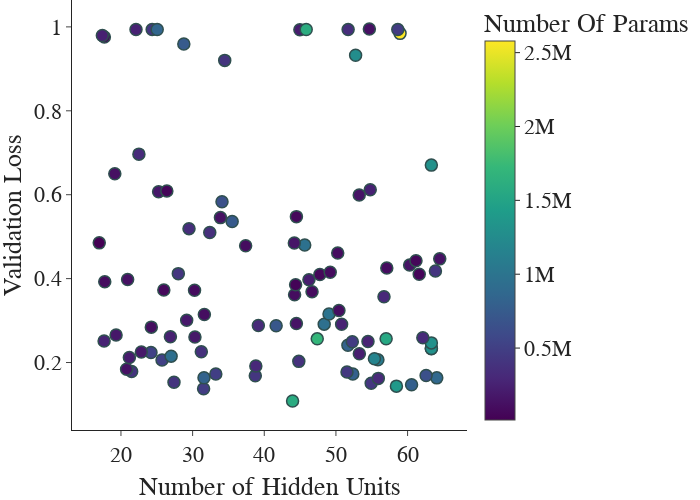

The notebook cell this image was saved under:
### Code cell
fig = px.scatter(data, x="Hidden Units", y="Val Loss", color="Number Of Params")
fig.update_traces(marker=dict(size=12,
                line=dict(width=1.5,
                            color='DarkSlateGrey')),
    selector=dict(mode='markers'))
fig.update_layout(
    margin=dict(l=20, r=20, t=0, b=0),
    font=dict(
        family='Serif',
        size=22,
    ),
    width=700,
    height=500
)
fig.update_xaxes(title_text="Number of Hidden Units")
fig.update_yaxes(title_text="Validation Loss")

dir = "/home/jakob/Bachelorarbeit/GNNDensityGradientsThesis/figures/"
fig.write_image(dir + "search3_hidden_units.pdf", width=700, height=500, scale=4)
fig.show()
